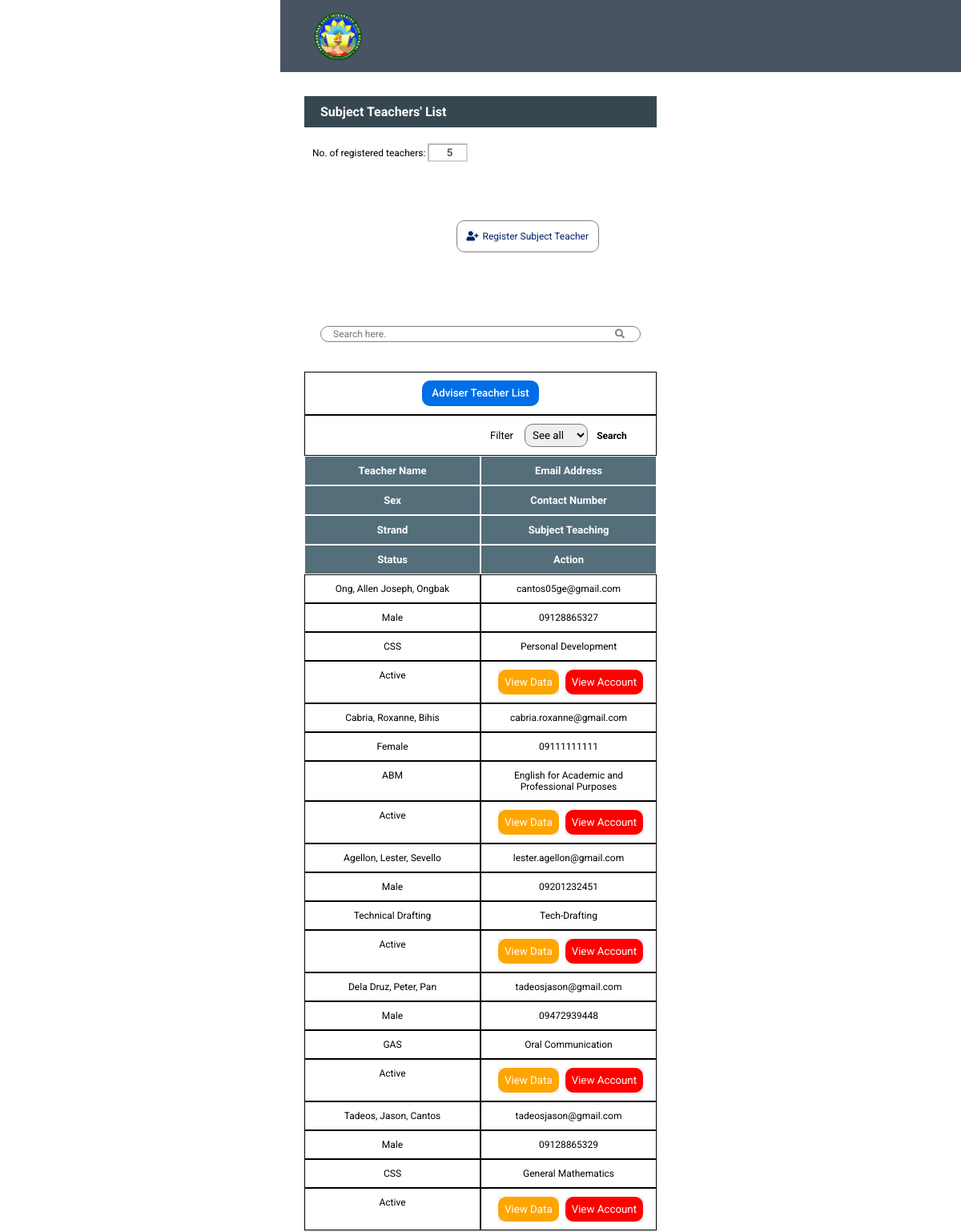
The page /Admin/subteacherlist.php on the database its author committed.
### tables this page shows
CREATE TABLE IF NOT EXISTS `tbl_subjectteacher` (
`teacher_ID` int(50) NOT NULL,
  `teacher_lname` varchar(255) NOT NULL,
  `teacher_fname` varchar(255) NOT NULL,
  `teacher_mname` varchar(255) NOT NULL,
  `teacher_email_address` varchar(255) NOT NULL,
  `teacher_sex` varchar(255) NOT NULL,
  `teacher_bday` date NOT NULL,
  `teacher_address` varchar(255) NOT NULL,
  `teacher_contact_number` varchar(12) NOT NULL,
  `strands_name` varchar(255) NOT NULL,
  `subject_teaching` varchar(255) NOT NULL,
  `teacher_status` varchar(255) NOT NULL
);

CREATE TABLE IF NOT EXISTS `tbl_strands` (
`strands_ID` int(25) NOT NULL,
  `strands_name` varchar(255) NOT NULL,
  `strands_desc` varchar(255) NOT NULL,
  `track_ID` int(25) NOT NULL,
  `track_name` varchar(255) NOT NULL
);

### Admin/subteacherlist.php (the view, shortened to what this page needs)
<?php
include("../dbconnect.php");
$sql = mysqli_query($conn, "SELECT * FROM tbl_subjectteacher as t1 inner join tbl_strands as t2 on t1.strands_name = t2.strands_name ORDER BY teacher_ID ASC");
$sql1 = mysqli_query($conn, "SELECT COUNT(*) AS num FROM tbl_subjectteacher");
$IDcount = mysqli_fetch_assoc($sql1);
?>
<!DOCTYPE html>
<html>
<head>
	<link rel="stylesheet" type="text/css" href="css/table_design.css">
	<link rel="stylesheet" type="text/css" href="css/mediascreen.css">
</head>
<body>
	<?php
		include('navbar.php')
	?>
	<div class="container">
		<div class="header">
			<h4>Subject Teachers' List</h4>
			<div class="count1">
				<label for="count">No. of registered teachers: </label>
				<input type="number" id="count" align="right" name="count" value="<?php echo $IDcount['num']; ?>" disabled>
			</div>
			<div class="add-new">
			<a class="reg" href="registersubteacher.php"><i class="fas fa-user-plus"></i>Register Subject Teacher</a>
			</div>
		</div>
		<form method="post">
			<div class="search">
				<input type="text" name="search" placeholder="Search here.">
				<button class="search" name="submit1"><i class="fas fa-search"></i></button>
			</div>
				<div class="table">
					<table class="teacher-table">
 						<tr>
 							<td colspan="2">
 								<div class="teacher-list">
									<button>
										<a href="teacherslist.php">Adviser Teacher List</a>
									</button>
								</div>
 							</td>
 							<td colspan="9">
 								<div class="buttons">
								<label for="button">Filter</label>
								<select name="teacher_status" id="filter">
								<option selected>See all</option>
								<input type="submit" name="submit" value="Search">
								</select>
								</div>
 							</td>
 						</tr>
						<tr class="head">
							<td align="left">Teacher Name</td>
							<td align="left">Email Address</td>
							<td>Sex</td>
							<td align="center">Contact Number</td>
							<td>Strand</td>
							<td>Subject Teaching</td>
							<td align="center">Status</td>
							<td align="center">Action</td>
						</tr>
						<?php
							while($list = mysqli_fetch_assoc($sql)){
						?>
						<tr class="content">
							<td align="left"><?php echo $list['teacher_lname'].', '.$list['teacher_fname'].', '.$list['teacher_mname']; ?></td>
							<td align="left"><?php echo $list['teacher_email_address']; ?></td>
							<td><?php echo $list['teacher_sex']; ?></td>
							<td align="center"><?php echo $list['teacher_contact_number']; ?></td>
							<td><?php echo $list['strands_name'] ?></td>
							<td><?php echo $list['subject_teaching']; ?></td>
							<td align="center"><?php echo $list['teacher_status']; ?></td>
							<td align="center">
								<div class="action">
									<button class="submit"><a href="viewsubteacher.php?stid=<?php echo $list['teacher_ID']; ?>">View Data</a></button>
									<button class="view"><a href="updatesubTeacherPassword.php?stid=<?php echo $list['teacher_ID']; ?>">View Account</a></button>
								</div>
							</td>
						</tr>
						<?php
						}
						?>
					</table>
				</div>
		</form>
		<?php include 'scroll-up.php' ?>
</body>
</html>

### Admin/css/table_design.css (style rules this page uses)
* { margin: 0; padding: 0; font-family: sans-serif; }
.container { margin:120px 30px 0 30px; }
.header h4 { padding: 10px 20px; color: white; background-color:#37474f; }
.add-new { float: right; margin-top: 25px; }
.count1 { margin: 20px 0; float: left; }
.count1 input[type='number'] { width: 50px; padding: 2px 2px; text-align: right; background: white; font-weight: bold; }
.count1 label { font-size: 12px; margin-left: 10px; }
.add-new a { padding: 12px 12px; text-decoration: none; color: #002366; background-color: white; font-size: 12px; border: 1px solid gray; border-radius: 10px; }
.table .teacher-table { width: 100%; border-collapse: collapse; }
table td { padding: 10px 10px; }
form .head { font-weight: bold; font-size: 13px; color: white; background-color:#546e7a; }
.head td { padding: 10px 10px; }
form .content { font-size: 12px; }
.search input[type='text'] { margin-top: 80px; margin-left: -205px; margin-bottom: -10px; padding: 5px 15px; width: 400px; height: 20px; border-radius: 20px; border: 1px solid gray; font-size: 12px; }
.search button { background: transparent; margin-top: 10px; }
.search button i { color: gray; margin-left: -60px; font-size: 12px; margin-top: 5px; }
.buttons input[type="submit"] { text-decoration: none; border: none; width: 90px; font-size: 12px; font-weight: bold; color: black; padding: 2px 3px; background-color: transparent; }
.buttons { float: right; line-height: 20px; }
.buttons label { font-size: 13px; margin-right: 10px; }
table { border-bottom: 2px solid #e0e0e0;; width: 100%; border-collapse: collapse; }
td a { padding: 2px -2px; }
td .action { margin-right: -10px; }
.action button { margin-right: 5px; display: inline-flex; }
.action button, .search { border: none; text-decoration: none; }
.action .submit a { padding: 8px 8px; background: orange; border-radius: 10px; color: white; transition: .3s ease; }
.action .view a { padding: 8px 8px; background: red; border-radius: 10px; color: white; transition: .3s ease; }
.buttons select { padding: 5px 5px; border-radius: 10px; }
.buttons input { margin-left: -15px; color: red; transition: .3s ease; cursor: pointer; }

### Admin/css/mediascreen.css (style rules this page uses)
@media (max-width:1300px) { tr { display: flex; flex-wrap: wrap; width: 100%; } }
@media (max-width:1300px) { td { display: block; width: 50%; text-align: center; } }
@media (max-width:1300px) { td[colspan] { width: 100%; } }
@media (max-width:1300px) { table { display: block; width: 100%; } }
@media (max-width:1300px) { td { border: solid 1px; } }
@media (max-width:1300px) { body { width: 500px; margin: auto; } }
@media (max-width:1300px) { * { box-sizing: border-box; } }
@media (max-width:1300px) { .add-new a { float: right; margin-top: 25px; margin-right:60px; } }
@media (max-width:1300px) { .search input[type='text'] { margin-top: 80px; margin-left:20px; margin-bottom: -10px; padding: 5px 15px; width: 400px; height: 20px; border-radius: 20px; border: 1px solid gray; font-size: 12px; } }
@media (max-width:1300px) { .search button { background: transparent; margin-top: 10px; } }

### Admin/css/styles.css (style rules this page uses)
* { margin: 0; padding: 0; text-decoration: none; font-family: "Roboto", sans-serif; }
@media screen and (max-width:1300px) { .add-new { padding: 12px 12px; text-decoration: none; color: #002366; background-color: white; font-size: 12px; margin-top: 16px; } }

### Admin/subteacherlist.php (style rules this page uses)
.search { margin-bottom: 20px; }
.reg i { margin-right:5px; }
.teacher-list button { padding: .3rem .7rem; border: 1px solid transparent; background-color: #006ee6; border-radius: 10px; transition: .3s ease; line-height: 1.5; font-weight: 500; }
.teacher-list button a { text-decoration: none; color: #fff; }

### rows shown on the page
tbl_subjectteacher: teacher_lname "Ong", teacher_fname "Allen Joseph", teacher_mname "Ongbak", teacher_email_address "cantos05ge@gmail.com", teacher_sex "Male", teacher_contact_number "09128865327", tbl_strands.strands_name "CSS", subject_teaching "Personal Development", teacher_status "Active"
tbl_subjectteacher: teacher_lname "Cabria", teacher_fname "Roxanne", teacher_mname "Bihis", teacher_email_address "cabria.roxanne@gmail.com", teacher_sex "Female", teacher_contact_number "09111111111", tbl_strands.strands_name "ABM", subject_teaching "English for Academic and Professional Purposes", teacher_status "Active"
tbl_subjectteacher: teacher_lname "Agellon", teacher_fname "Lester", teacher_mname "Sevello", teacher_email_address "lester.agellon@gmail.com", teacher_sex "Male", teacher_contact_number "09201232451", tbl_strands.strands_name "Technical Drafting", subject_teaching "Tech-Drafting", teacher_status "Active"
tbl_subjectteacher: teacher_lname "Dela Druz", teacher_fname "Peter", teacher_mname "Pan", teacher_email_address "tadeosjason@gmail.com", teacher_sex "Male", teacher_contact_number "09472939448", tbl_strands.strands_name "GAS", subject_teaching "Oral Communication", teacher_status "Active"
tbl_subjectteacher: teacher_lname "Tadeos", teacher_fname "Jason", teacher_mname "Cantos", teacher_email_address "tadeosjason@gmail.com", teacher_sex "Male", teacher_contact_number "09128865329", tbl_strands.strands_name "CSS", subject_teaching "General Mathematics", teacher_status "Active"
